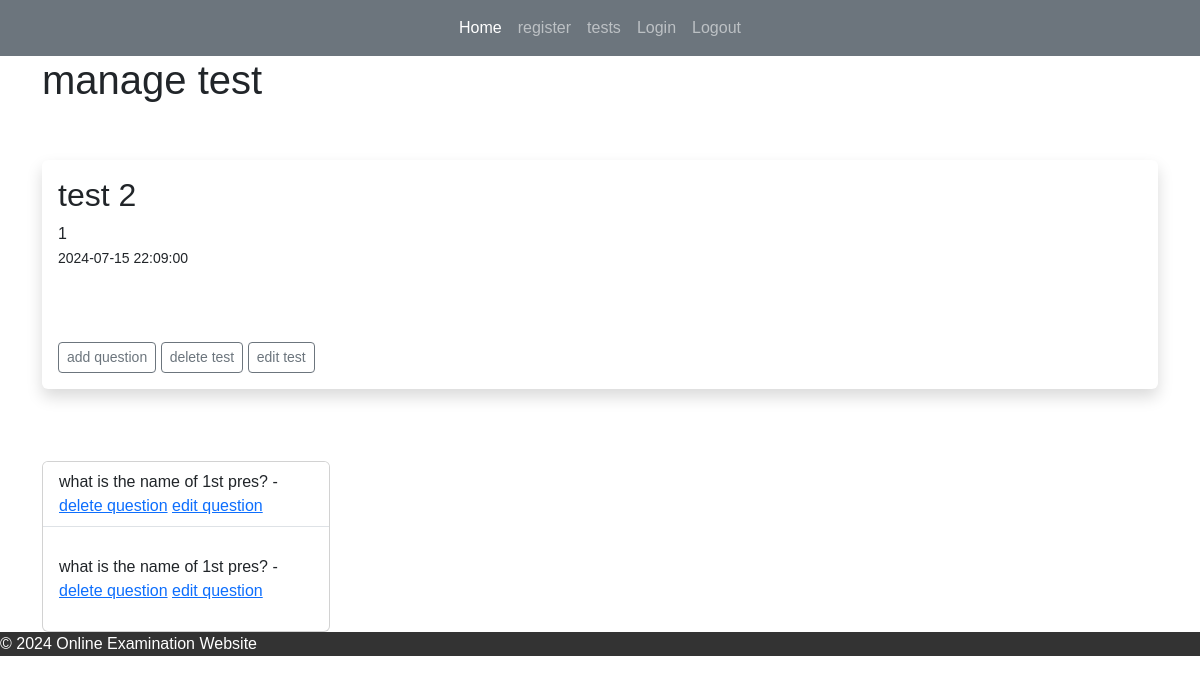
The app's page /tests/2, older data.
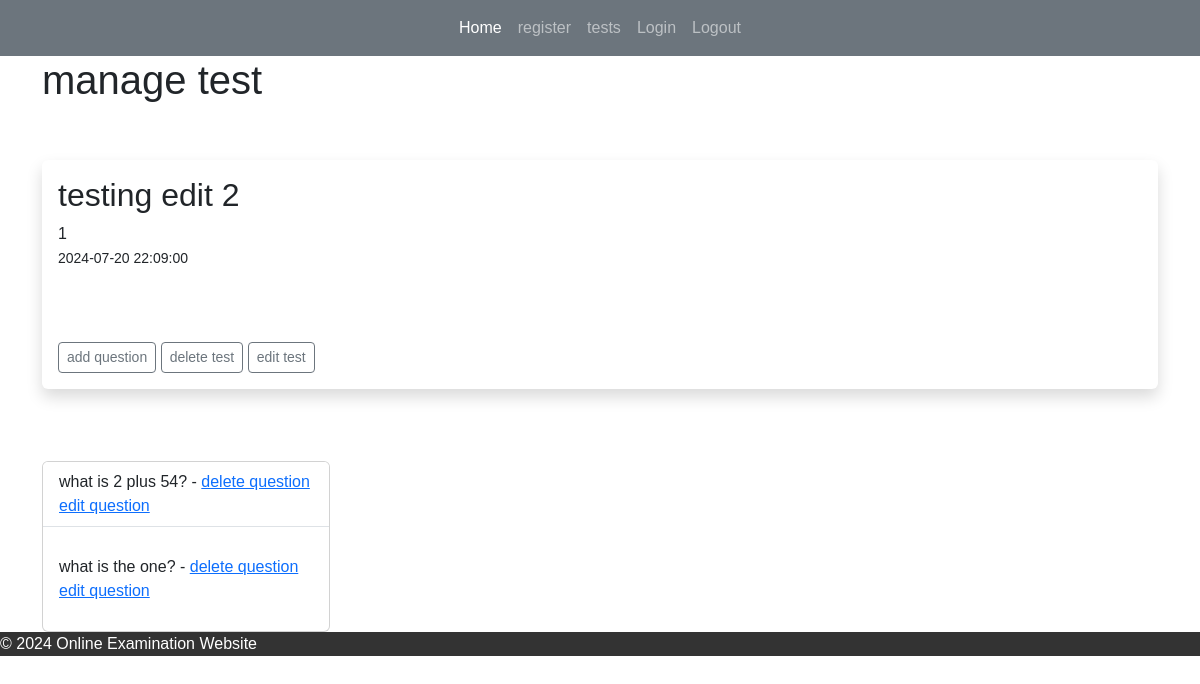
The same page, newer data.
### app.py (models this page shows)
class Tests(db.Model):
    test_id = db.Column(db.Integer, primary_key=True)
    title = db.Column(db.String(255))
    start_date = db.Column(db.DateTime, default=datetime.utcnow)
    end_date = db.Column(db.DateTime, default=datetime.utcnow)
    teacher_id = db.Column(db.Integer, db.ForeignKey('users.id'))
    questions = db.relationship("Questions", backref="test")

class Questions(db.Model):
    question_id = db.Column(db.Integer, primary_key=True)
    question_text = db.Column(db.String(255), nullable=False)
    question_type = db.Column(db.String(255), nullable=False)
    points = db.Column(db.Integer, nullable=False)
    option1 = db.Column(db.String(255))
    option2 = db.Column(db.String(255))
    option3 = db.Column(db.String(255))
    option4 = db.Column(db.String(255))
    correct_opt = db.Column(db.Integer)
    correct_ans = db.Column(db.String(255))
    test_id = db.Column(db.Integer, db.ForeignKey('tests.test_id'))
    answer = db.relationship("Answers", uselist=False)

### app.py (the view)
@app.route('/tests/<int:id>', methods=['GET', 'POST'])
def test(id):
    test = Tests.query.get_or_404(id)
    questions = Questions.query.filter_by(test_id = id)
    return render_template('manage_test.html', test=test, questions=questions)

### templates/manage_test.html (shortened to what this page needs)
{% extends 'index.html' %}
{% block content %}
<h1>manage test</h1>
<br>
<br/>
<div class="shadow p-3 mb-5 bg-body rounded">
	<h2>{{ test.title }}</h2>
    {{ test.teacher_id }}<br/>
	<small>{{ test.start_date }}</small> <br/><br/>
	<br/><br/>
	<a href="{{ url_for('add_question', id=test.test_id)}}" class="btn btn-outline-secondary btn-sm">add question</a>
	<a href="{{ url_for('delete_test', id=test.test_id)}}" class="btn btn-outline-secondary btn-sm">delete test</a>
	<a href="{{ url_for('edit_test', id=test.test_id)}}" class="btn btn-outline-secondary btn-sm">edit test</a>
	<br/>
</div>
<br/>
<div class="card" style="width: 18rem;">
	<ul class="list-group list-group-flush">
		{% for question in questions %}
		<li class="list-group-item">{{ question.question_text }} -
			<a href="{{ url_for('delete_question', id=test.test_id, question_id = question.question_id)}}">delete question</a>
			<a href="{{ url_for('edit_question', id=test.test_id, question_id = question.question_id)}}">edit question</a>
		</li>
		{% endfor %}
	</ul>
</div>
{% endblock %}

### templates/index.html (shortened to what this page needs)
<!DOCTYPE html>
<html lang="en">
<head>
    <link href="https://cdn.jsdelivr.net/npm/bootstrap@5.3.3/dist/css/bootstrap.min.css"
    rel="stylesheet"
>
    <link rel="stylesheet" href="{{url_for('static', filename='main.css') }}">
</head>
<body>
    {% include 'navbar.html' %}
    <div class= "container">
        {% block content %}
        {% endblock %}
    </div>
    <footer>
        <p>&copy; 2024 Online Examination Website</p>
    </footer>
</body>
</html>

### templates/navbar.html (shortened to what this page needs)
    <nav class="navbar navbar-expand-lg navbar-dark bg-secondary">
        <div class="collapse navbar-collapse" id="navbarNavAltMarkup">
            <div class="navbar-nav mx-auto">
            <a class="nav-link active" aria-current="page" href="{{ url_for('home') }}">Home</a>
            <a class="nav-link" href="{{ url_for('register') }}">register</a>
            <a class="nav-link" href="{{ url_for('tests') }}">tests</a>
            <a class="nav-link" href="{{ url_for('login') }}">Login</a>
            <a class="nav-link" href="{{ url_for('logout') }}">Logout</a>
            </div>
        </div>
    </nav>

### static/main.css (style rules this page uses)
body { font-family: Arial, sans-serif; margin: 0; padding: 0; }
nav a { color: #fff; text-decoration: none; }
li { margin-bottom: 20px; }
footer { background-color: #333; color: #fff; paddin }

Row changes from the older to the newer data that the page shows:
removed Questions: question_text "what is the name of 1st pres?"
removed Questions: question_text "what is the name of 1st pres?"
changed Tests: title "test 2" → "testing edit 2"; start_date "2024-07-15 22:09:00" → "2024-07-20 22:09:00"
added Questions: question_text "what is 2 plus 54?"
added Questions: question_text "what is the one?"
